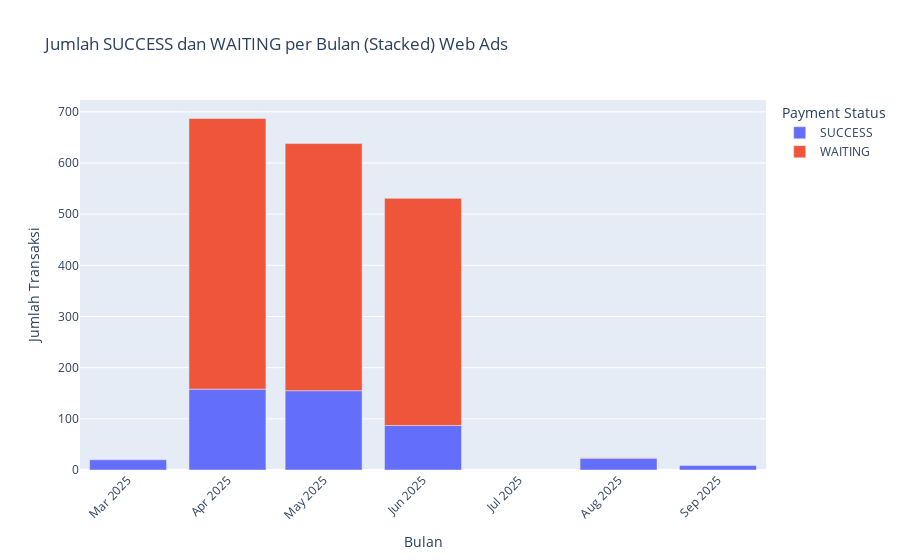

Notebook code for this chart:
### Code cell
# Pastikan Date datetime
ctwa['Tanggal'] = pd.to_datetime(ctwa['Tanggal'], errors='coerce')
ctwa['Bulan_Tahun'] = ctwa['Tanggal'].dt.to_period('M').astype(str)
# Standarisasi kolom Payment Status
ctwa['Payment Status'] = ctwa['Payment Status'].str.strip().str.upper()


# Hitung jumlah status per bulan
status_summary_ctwa = ctwa.groupby(['Bulan_Tahun', 'Payment Status']).size().reset_index(name='Jumlah')

fig = px.bar(
    status_summary_ctwa,
    x='Bulan_Tahun',
    y='Jumlah',
    color='Payment Status',
    barmode='relative',  # Stacked bar
    title='Jumlah SUCCESS dan WAITING per Bulan (Stacked) Web Ads',
    labels={'Bulan_Tahun': 'Bulan', 'Jumlah': 'Jumlah Transaksi'}
)

fig.update_layout(xaxis_tickangle=-45)
fig.show()

### Figure 1 — Plotly figure (JSON) as saved in the notebook; plotly's stock layout.template omitted (floating-point values rounded to 4 significant figures)
{"data": [{"hovertemplate": "Payment Status=SUCCESS<br>Bulan=%{x}<br>Jumlah Transaksi=%{y}<extra></extra>", "legendgroup": "SUCCESS", "marker": {"color": "#636efa", "pattern": {"shape": ""}}, "name": "SUCCESS", "orientation": "v", "showlegend": true, "textposition": "auto", "type": "bar", "x": ["2025-03", "2025-04", "2025-05", "2025-06", "2025-08", "2025-09"], "xaxis": "x", "y": [20, 158, 155, 87, 23, 9], "yaxis": "y"}, {"hovertemplate": "Payment Status=WAITING<br>Bulan=%{x}<br>Jumlah Transaksi=%{y}<extra></extra>", "legendgroup": "WAITING", "marker": {"color": "#EF553B", "pattern": {"shape": ""}}, "name": "WAITING", "orientation": "v", "showlegend": true, "textposition": "auto", "type": "bar", "x": ["2025-04", "2025-05", "2025-06", "2025-08"], "xaxis": "x", "y": [529, 483, 444, 1], "yaxis": "y"}], "layout": {"barmode": "relative", "legend": {"title": {"text": "Payment Status"}, "tracegroupgap": 0}, "title": {"text": "Jumlah SUCCESS dan WAITING per Bulan (Stacked) Web Ads"}, "xaxis": {"anchor": "y", "domain": [0, 1], "tickangle": -45, "title": {"text": "Bulan"}}, "yaxis": {"anchor": "x", "domain": [0, 1], "title": {"text": "Jumlah Transaksi"}}}}
